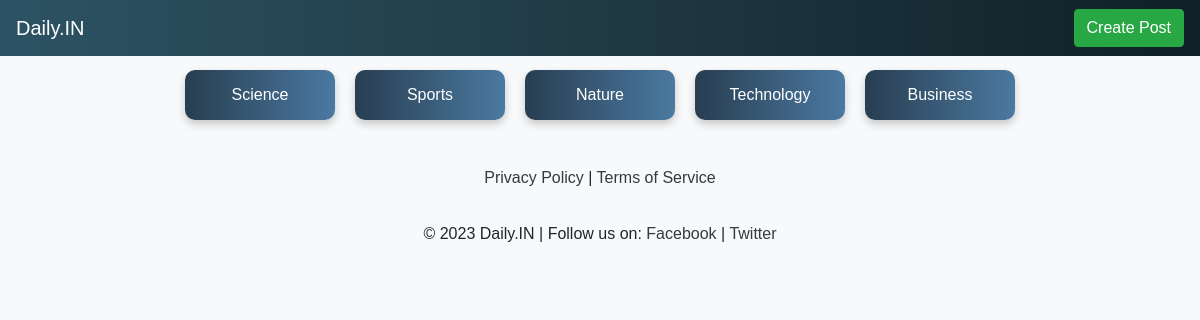
Page /category/2 on the committed database.
### home/models.py (models this page shows, shortened)
class Category(models.Model):
    category = models.CharField(max_length=30)

### home/views.py (the view)
# urls.py: path('category/<int:c_id>',catfn),
def catfn(request,c_id):
    x=News.objects.filter(category=c_id)
    y=Category.objects.all()
    return render(request,'category.html',{'post':x,'cat':y})

### home/templates/category.html (shortened to what this page needs)
{% load static %}
<!DOCTYPE html>
<html lang="en">
<head>
    <link rel="stylesheet" href="https://cdn.jsdelivr.net/npm/bootstrap@4.0.0/dist/css/bootstrap.min.css">
    <link rel="stylesheet" href="{% static 'css/v1.css' %}">
</head>
<body>
    <nav class="navbar navbar-expand-lg fixed-top">
        <a class="navbar-brand" href="/">Daily.IN</a>
        <div class="collapse navbar-collapse" id="navbarNav">
            <div class="ml-auto">
                <a href="admin/home/news/" class="btn btn-success">Create Post</a>
            </div>
        </div>
    </nav>
    <div class="divsub">
        {% for i in cat %}
            <a href="/category/{{i.id}}">
                {{i.category}}
            </a>
        {% endfor %}
    </div>
    <footer class="bg-light text-center text-lg-start">
        <div class="text-center p-3">
            <a href="#" class="text-dark">Privacy Policy</a> |
            <a href="#" class="text-dark">Terms of Service</a>
        </div>
        <div class="text-center p-3">
            © 2023 Daily.IN | Follow us on:
            <a href="#" class="text-dark">Facebook</a> |
            <a href="#" class="text-dark">Twitter</a>
        </div>
    </footer>
</body>
</html>

### home/static/css/v1.css (style rules this page uses)
body { background-color: #f8f9fa; font-family: Arial, sans-serif; }
.navbar { background: #0F2027; background: -webkit-linear-gradient(to right, #2C5364, #203A43, #0F2027); background: linear-gradient(to right, #2C5364, #203A43, #0F2027); color: white; }
.navbar a { color: white; }
.divsub { display: flex; flex-wrap: wrap; justify-content: center; padding: 20px; margin-top: 40px; }
.divsub a { display: flex; align-items: center; justify-content: center; width: 150px; height: 50px; margin: 10px; color: white; text-decoration: none; border-radius: 10px; box-shadow: 0 4px 8px rgba(0, 0, 0, 0.2); transition: transform 0.2s, background-color 0.3s; background: #4B79A1; background: -webkit-linear-gradient(to right, #283E51, #4B79A1); background: linear-gradient(to right, #283E51, #4B79A1); }

### rows in the picture
Category: category "Science"
Category: category "Sports"
Category: category "Nature"
Category: category "Technology"
Category: category "Business"
